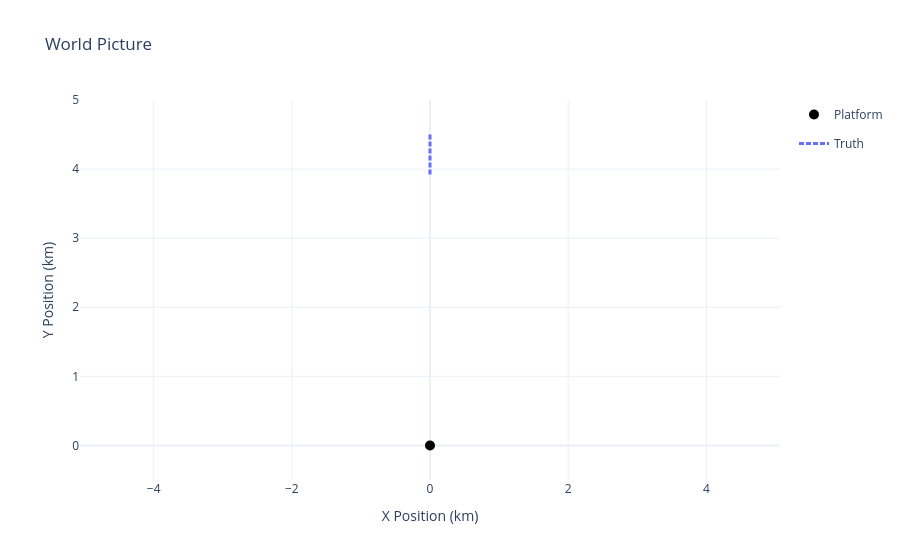

This figure's notebook cell:
### Markdown cell above
## Target and Platform Trajectories

Show the trajectories in 2D Cartesian space (top view).

Note: The platform is shown as a single point because it does not move, but the array is in fact
perpendicular to the target trajectory.

### Code cell
# Use plotter helper for world view
fig_world = plot_world(truths=[target_ground_truth], platform=platform)
fig_world.update_layout(title="World Picture")
fig_world.show()

### Figure 1 — Plotly figure (JSON) as saved in the notebook; plotly's stock layout.template omitted (floating-point values rounded to 4 significant figures)
{"data": [{"legendgroup": "platform", "marker": {"color": "black", "size": 10}, "mode": "markers", "name": "Platform", "type": "scatter", "x": [0], "y": [0]}, {"legendgroup": "truths", "line": {"color": "#636EFA", "dash": "5px,2px", "width": 3}, "mode": "lines", "name": "Truth", "type": "scatter", "x": [0, 0, 0, 0, 0, 0, 0, 0, 0, 0, 0, 0, 0, 0, 0, 0, 0, 0, 0, 0, 0, 0, 0, 0, 0, 0, 0, 0, 0, 0], "y": [4.5, 4.48, 4.46, 4.44, 4.42, 4.4, 4.38, 4.36, 4.34, 4.32, 4.3, 4.28, 4.26, 4.24, 4.22, 4.2, 4.18, 4.16, 4.14, 4.12, 4.1, 4.08, 4.06, 4.04, 4.02, 4, 3.98, 3.96, 3.94, 3.92]}], "layout": {"autosize": false, "colorway": ["#636EFA", "#EF553B", "#00CC96", "#AB63FA", "#FFA15A", "#19D3F3", "#FF6692", "#B6E880", "#FF97FF", "#FECB52"], "showlegend": true, "title": {"text": "World Picture"}, "xaxis": {"range": [-2.75, 2.75], "title": {"text": "X Position (km)"}}, "yaxis": {"range": [-0.5, 5], "scaleanchor": "x", "scaleratio": 1, "title": {"text": "Y Position (km)"}}}}
